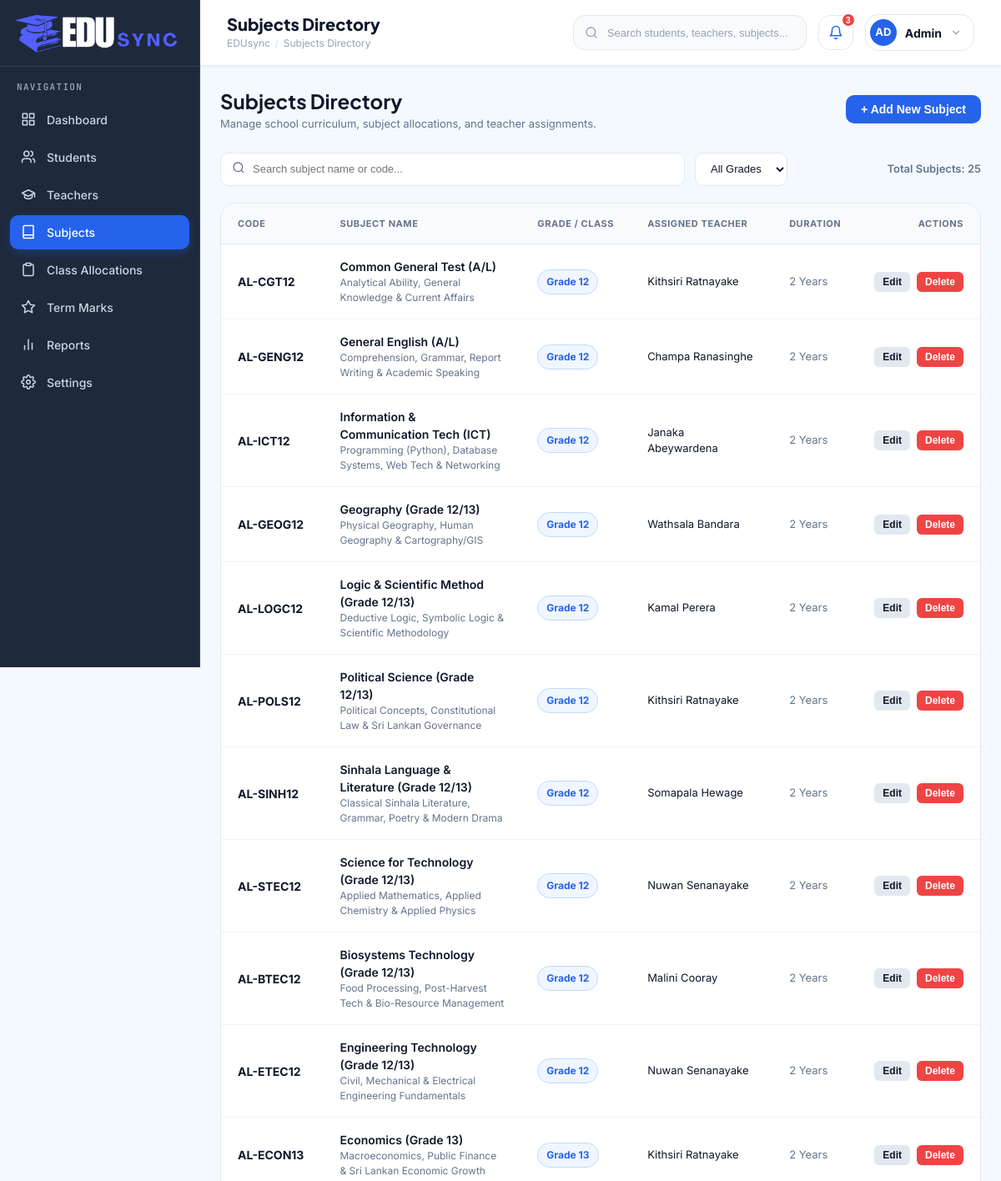
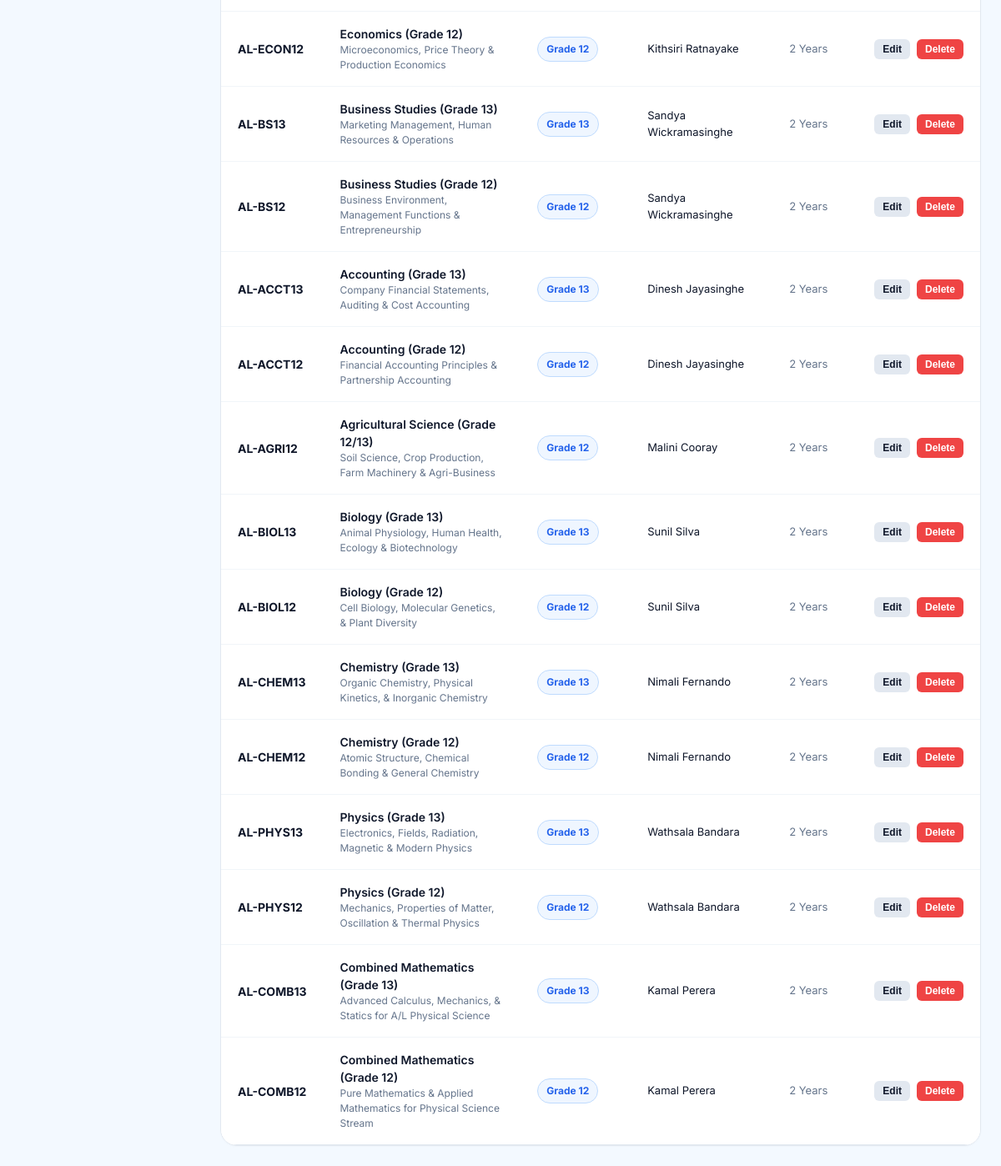
The page /subject.php on the database its author committed (2 pictures, top to bottom).
### tables this page shows
CREATE TABLE `courses` (
  `id` INT AUTO_INCREMENT PRIMARY KEY,
  `course_code` VARCHAR(20) NOT NULL UNIQUE,
  `course_name` VARCHAR(100) NOT NULL,
  `description` TEXT DEFAULT NULL,
  `teacher_id` INT DEFAULT NULL,
  `grade` VARCHAR(50) NOT NULL,
  `credits` INT NOT NULL DEFAULT 4,
  `duration` VARCHAR(30) NOT NULL DEFAULT '2 Years',
  `created_at` TIMESTAMP DEFAULT CURRENT_TIMESTAMP,
  FOREIGN KEY (`teacher_id`) REFERENCES `teachers`(`id`) ON DELETE SET NULL
);

### classes/Subject.php (called while the page is built, shortened)
<?php
require_once __DIR__ . '/../config/Database.php';
class Subject {
    private $db;
    public function __construct() {
        $dbInstance = new Database();
        $this->db = $dbInstance->getConnection();
    }
    public function getAll($search = '', $gradeFilter = '') {
        $sql = "SELECT c.*, CONCAT(t.first_name, ' ', t.last_name) AS teacher_name
                FROM courses c
                LEFT JOIN teachers t ON c.teacher_id = t.id
                WHERE 1=1";
        $params = [];
        $sql .= " ORDER BY c.id DESC";
        $stmt = $this->db->prepare($sql);
        $stmt->execute($params);
        return $stmt->fetchAll(PDO::FETCH_ASSOC);
    }
}

### config/Database.php (called while the page is built)
<?php
class Database {
    private $host = "localhost";
    private $db_name = "school_db";
    private $username = "root";
    private $password = "";
    private $conn = null;
    public function getConnection() {
        if ($this->conn === null) {
            try {
                $dsn = "mysql:host=" . $this->host . ";dbname=" . $this->db_name . ";charset=utf8mb4";
                $options = [
                    PDO::ATTR_ERRMODE => PDO::ERRMODE_EXCEPTION,
                    PDO::ATTR_DEFAULT_FETCH_MODE => PDO::FETCH_ASSOC,
                    PDO::ATTR_EMULATE_PREPARES => false,
                ];
                $this->conn = new PDO($dsn, $this->username, $this->password, $options);
            } catch (PDOException $exception) {
                $this->conn = null;
            }
        }
        return $this->conn;
    }
}
?>

### subject.php (the view, shortened to what this page needs)
<?php
require_once __DIR__ . '/classes/Subject.php';
$subjectService = new Subject();
$search = $_GET['search'] ?? '';
$gradeFilter = $_GET['grade'] ?? '';
$subjects = $subjectService->getAll($search, $gradeFilter);
include_once __DIR__ . '/includes/header.php';
include_once __DIR__ . '/includes/sidebar.php';
?>
<div class="main-wrapper">
    <?php include_once __DIR__ . '/includes/navbar.php'; ?>
    <main class="content-body">
        <div class="page-header">
            <div>
                <h1 class="page-title">Subjects Directory</h1>
                <p class="page-subtitle">Manage school curriculum, subject allocations, and teacher assignments.</p>
            </div>
            <div>
                <button type="button" class="btn btn-primary" id="openAddModalBtn">+ Add New Subject</button>
            </div>
        </div>
        <div class="table-filter-bar">
            <form action="subject.php" method="GET" class="search-filter-group">
                <div style="position: relative; flex: 1;">
                    <span style="position: absolute; left: 14px; top: 50%; transform: translateY(-50%); color: var(--text-muted);">
                        <svg width="16" height="16" viewBox="0 0 24 24" fill="none" stroke="currentColor" stroke-width="2"><circle cx="11" cy="11" r="8"/><line x1="21" y1="21" x2="16.65" y2="16.65"/></svg>
                    </span>
                    <input type="text" name="search" class="filter-input" placeholder="Search subject name or code..." value="<?php echo htmlspecialchars($search); ?>">
                </div>
                <select name="grade" class="filter-select" onchange="this.form.submit()">
                    <option value="">All Grades</option>
                </select>
            </form>
            <div style="color: var(--text-muted); font-size: 13px; font-weight: 600;">
                Total Subjects: <?php echo count($subjects); ?>
            </div>
        </div>
        <div class="dash-card card-full" style="padding: 0; overflow: hidden;">
            <div style="overflow-x: auto;">
                <table class="students-table" style="width: 100%; border-collapse: collapse; font-size: 14px;">
                    <thead>
                        <tr style="background: var(--body-bg); border-bottom: 1px solid var(--card-border); text-align: left; color: var(--text-muted); font-size: 12px; font-weight: 700; text-transform: uppercase;">
                            <th style="padding: 16px 20px;">Code</th>
                            <th style="padding: 16px 20px;">Subject Name</th>
                            <th style="padding: 16px 20px;">Grade / Class</th>
                            <th style="padding: 16px 20px;">Assigned Teacher</th>
                            <th style="padding: 16px 20px;">Duration</th>
                            <th style="padding: 16px 20px; text-align: right;">Actions</th>
                        </tr>
                    </thead>
                    <tbody>
                        <?php if (empty($subjects)): ?>
                            <tr>
                                <td colspan="6" style="padding: 40px; text-align: center; color: var(--text-muted);">
                                    No subject records found.
                                </td>
                            </tr>
                        <?php else: ?>
                            <?php foreach ($subjects as $s): ?>
                                <tr style="border-bottom: 1px solid var(--card-border);">
                                    <td style="padding: 16px 20px; font-weight: 700; color: var(--text-main); white-space: nowrap;">
                                        <?php echo htmlspecialchars($s['course_code']); ?>
                                    </td>
                                    <td style="padding: 16px 20px;">
                                        <div style="font-weight: 600; color: var(--text-main);"><?php echo htmlspecialchars($s['course_name']); ?></div>
                                        <div style="font-size: 12px; color: var(--text-muted);"><?php echo htmlspecialchars($s['description']); ?></div>
                                    </td>
                                    <td style="padding: 16px 20px; white-space: nowrap;">
                                        <span class="subject-badge">
                                            <?php echo htmlspecialchars($s['grade']); ?>
                                        </span>
                                    </td>
                                    <td style="padding: 16px 20px; font-size: 13px; color: var(--text-main);">
                                        <?php echo htmlspecialchars($s['teacher_name'] ?? 'Unassigned'); ?>
                                    </td>
                                    <td style="padding: 16px 20px; font-size: 13px; color: var(--text-muted); white-space: nowrap;">
                                        <?php echo htmlspecialchars($s['duration']); ?>
                                    </td>
                                    <td style="padding: 16px 20px; text-align: right; white-space: nowrap;">
                                        <div style="display: flex; align-items: center; justify-content: flex-end; gap: 8px;">
                                            <button type="button" class="btn btn-secondary btn-sm edit-subject-btn"
                                                    data-subject='<?php echo json_encode($s, JSON_HEX_APOS | JSON_HEX_QUOT); ?>'>
                                                Edit
                                            </button>
                                            <form action="subject.php" method="POST" style="display: inline;" onsubmit="return confirm('Are you sure you want to delete this subject?');">
                                                <button type="submit" class="btn btn-danger btn-sm">Delete</button>
                                            </form>
                                        </div>
                                    </td>
                                </tr>
                            <?php endforeach; ?>
                        <?php endif; ?>
                    </tbody>
                </table>
            </div>
        </div>
    </main>
</div>
<?php include_once __DIR__ . '/includes/footer.php'; ?>

### rows shown on the page
courses: course_code "AL-CGT12", course_name "Common General Test (A/L)", description "Analytical Ability, General Knowledge & Current Affairs", grade "Grade 12", teacher_name "Kithsiri Ratnayake", duration "2 Years"
courses: course_code "AL-GENG12", course_name "General English (A/L)", description "Comprehension, Grammar, Report Writing & Academic Speaking", grade "Grade 12", teacher_name "Champa Ranasinghe", duration "2 Years"
courses: course_code "AL-ICT12", course_name "Information & Communication Tech (ICT)", description "Programming (Python), Database Systems, Web Tech & Networking", grade "Grade 12", teacher_name "Janaka Abeywardena", duration "2 Years"
courses: course_code "AL-GEOG12", course_name "Geography (Grade 12/13)", description "Physical Geography, Human Geography & Cartography/GIS", grade "Grade 12", teacher_name "Wathsala Bandara", duration "2 Years"
courses: course_code "AL-LOGC12", course_name "Logic & Scientific Method (Grade 12/13)", description "Deductive Logic, Symbolic Logic & Scientific Methodology", grade "Grade 12", teacher_name "Kamal Perera", duration "2 Years"
courses: course_code "AL-POLS12", course_name "Political Science (Grade 12/13)", description "Political Concepts, Constitutional Law & Sri Lankan Governance", grade "Grade 12", teacher_name "Kithsiri Ratnayake", duration "2 Years"
courses: course_code "AL-SINH12", course_name "Sinhala Language & Literature (Grade 12/13)", description "Classical Sinhala Literature, Grammar, Poetry & Modern Drama", grade "Grade 12", teacher_name "Somapala Hewage", duration "2 Years"
courses: course_code "AL-STEC12", course_name "Science for Technology (Grade 12/13)", description "Applied Mathematics, Applied Chemistry & Applied Physics", grade "Grade 12", teacher_name "Nuwan Senanayake", duration "2 Years"
courses: course_code "AL-BTEC12", course_name "Biosystems Technology (Grade 12/13)", description "Food Processing, Post-Harvest Tech & Bio-Resource Management", grade "Grade 12", teacher_name "Malini Cooray", duration "2 Years"
courses: course_code "AL-ETEC12", course_name "Engineering Technology (Grade 12/13)", description "Civil, Mechanical & Electrical Engineering Fundamentals", grade "Grade 12", teacher_name "Nuwan Senanayake", duration "2 Years"
courses: course_code "AL-ECON13", course_name "Economics (Grade 13)", description "Macroeconomics, Public Finance & Sri Lankan Economic Growth", grade "Grade 13", teacher_name "Kithsiri Ratnayake", duration "2 Years"
courses: course_code "AL-ECON12", course_name "Economics (Grade 12)", description "Microeconomics, Price Theory & Production Economics", grade "Grade 12", teacher_name "Kithsiri Ratnayake", duration "2 Years"
courses: course_code "AL-BS13", course_name "Business Studies (Grade 13)", description "Marketing Management, Human Resources & Operations", grade "Grade 13", teacher_name "Sandya Wickramasinghe", duration "2 Years"
courses: course_code "AL-BS12", course_name "Business Studies (Grade 12)", description "Business Environment, Management Functions & Entrepreneurship", grade "Grade 12", teacher_name "Sandya Wickramasinghe", duration "2 Years"
courses: course_code "AL-ACCT13", course_name "Accounting (Grade 13)", description "Company Financial Statements, Auditing & Cost Accounting", grade "Grade 13", teacher_name "Dinesh Jayasinghe", duration "2 Years"
courses: course_code "AL-ACCT12", course_name "Accounting (Grade 12)", description "Financial Accounting Principles & Partnership Accounting", grade "Grade 12", teacher_name "Dinesh Jayasinghe", duration "2 Years"
courses: course_code "AL-AGRI12", course_name "Agricultural Science (Grade 12/13)", description "Soil Science, Crop Production, Farm Machinery & Agri-Business", grade "Grade 12", teacher_name "Malini Cooray", duration "2 Years"
courses: course_code "AL-BIOL13", course_name "Biology (Grade 13)", description "Animal Physiology, Human Health, Ecology & Biotechnology", grade "Grade 13", teacher_name "Sunil Silva", duration "2 Years"
courses: course_code "AL-BIOL12", course_name "Biology (Grade 12)", description "Cell Biology, Molecular Genetics, & Plant Diversity", grade "Grade 12", teacher_name "Sunil Silva", duration "2 Years"
courses: course_code "AL-CHEM13", course_name "Chemistry (Grade 13)", description "Organic Chemistry, Physical Kinetics, & Inorganic Chemistry", grade "Grade 13", teacher_name "Nimali Fernando", duration "2 Years"
courses: course_code "AL-CHEM12", course_name "Chemistry (Grade 12)", description "Atomic Structure, Chemical Bonding & General Chemistry", grade "Grade 12", teacher_name "Nimali Fernando", duration "2 Years"
courses: course_code "AL-PHYS13", course_name "Physics (Grade 13)", description "Electronics, Fields, Radiation, Magnetic & Modern Physics", grade "Grade 13", teacher_name "Wathsala Bandara", duration "2 Years"
courses: course_code "AL-PHYS12", course_name "Physics (Grade 12)", description "Mechanics, Properties of Matter, Oscillation & Thermal Physics", grade "Grade 12", teacher_name "Wathsala Bandara", duration "2 Years"
courses: course_code "AL-COMB13", course_name "Combined Mathematics (Grade 13)", description "Advanced Calculus, Mechanics, & Statics for A/L Physical Science", grade "Grade 13", teacher_name "Kamal Perera", duration "2 Years"
courses: course_code "AL-COMB12", course_name "Combined Mathematics (Grade 12)", description "Pure Mathematics & Applied Mathematics for Physical Science Stream", grade "Grade 12", teacher_name "Kamal Perera", duration "2 Years"

### other values the page prints
$displayTitle "Subjects Directory"
$notifCount "3"
count($subjects) "25"
